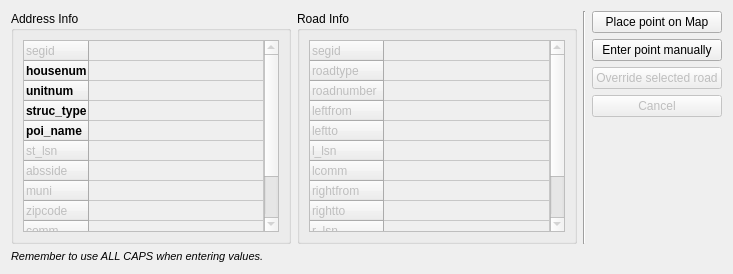
              <widget class="QWidget" name="page">
               <layout class="QGridLayout" name="gridLayout_16">
                <item row="0" column="2">
                 <layout class="QVBoxLayout" name="verticalLayout_11">
                  <item>
                   <widget class="QPushButton" name="btn_AddAddressByPoint_PlacePointOnMap">
                    <property name="text">
                     <string>Place point on Map</string>
                    </property>
                   </widget>
                  </item>
                  <item>
                   <widget class="QPushButton" name="btn_AddAddressByPoint_EnterManually">
                    <property name="text">
                     <string>Enter point manually</string>
                    </property>
                   </widget>
                  </item>
                  <item>
                   <widget class="QPushButton" name="btn_AddAddressbyPoint_OverrideSelectedRoad">
                    <property name="enabled">
                     <bool>false</bool>
                    </property>
                    <property name="text">
                     <string>Override selected road</string>
                    </property>
                   </widget>
                  </item>
                  <item>
                   <widget class="QPushButton" name="btn_AddAddressByPoint_Cancel">
                    <property name="enabled">
                     <bool>false</bool>
                    </property>
                    <property name="text">
                     <string>Cancel</string>
                    </property>
                   </widget>
                  </item>
                  <item>
                   <spacer name="verticalSpacer">
                    <property name="orientation">
                     <enum>Qt::Vertical</enum>
                    </property>
                    <property name="sizeHint" stdset="0">
                     <size>
                      <width>20</width>
                      <height>40</height>
                     </size>
                    </property>
                   </spacer>
                  </item>
                 </layout>
                </item>
                <item row="0" column="0">
                 <layout class="QHBoxLayout" name="horizontalLayout_9">
                  <item>
                   <widget class="QGroupBox" name="groupBox">
                    <property name="enabled">
                     <bool>true</bool>
                    </property>
                    <property name="title">
                     <string>Address Info</string>
                    </property>
                    <layout class="QGridLayout" name="gridLayout_7">
                     <item row="0" column="0">
                      <widget class="QTableWidget" name="tbl_AddAddress_AddressInfo">
                       <property name="enabled">
                        <bool>false</bool>
                       </property>
                       <property name="styleSheet">
                        <string notr="true">selection-background-color: rgb(255, 255, 255);</string>
                       </property>
                       <property name="frameShape">
                        <enum>QFrame::Box</enum>
                       </property>
                       <property name="frameShadow">
                        <enum>QFrame::Plain</enum>
                       </property>
                       <property name="selectionMode">
                        <enum>QAbstractItemView::NoSelection</enum>
                       </property>
                       <property name="selectionBehavior">
                        <enum>QAbstractItemView::SelectRows</enum>
                       </property>
                       <attribute name="horizontalHeaderVisible">
                        <bool>false</bool>
                       </attribute>
                       <attribute name="horizontalHeaderStretchLastSection">
                        <bool>true</bool>
                       </attribute>
                       <attribute name="verticalHeaderVisible">
                        <bool>true</bool>
                       </attribute>
                       <attribute name="verticalHeaderMinimumSectionSize">
                        <number>20</number>
                       </attribute>
                       <attribute name="verticalHeaderDefaultSectionSize">
                        <number>20</number>
                       </attribute>
                       <row>
                        <property name="text">
                         <string>segid</string>
                        </property>
                       </row>
                       <row>
                        <property name="text">
                         <string>housenum</string>
                        </property>
                        <property name="font">
                         <font>
                          <weight>75</weight>
                          <bold>true</bold>
                          <underline>false</underline>
                         </font>
                        </property>
                        <property name="foreground">
                         <brush brushstyle="SolidPattern">
                          <color alpha="255">
                           <red>0</red>
                           <green>0</green>
                           <blue>0</blue>
                          </color>
                         </brush>
                        </property>
                       </row>
                       <row>
                        <property name="text">
                         <string>unitnum</string>
                        </property>
                        <property name="font">
                         <font>
                          <weight>75</weight>
                          <bold>true</bold>
                         </font>
                        </property>
                        <property name="foreground">
                         <brush brushstyle="SolidPattern">
                          <color alpha="255">
                           <red>0</red>
                           <green>0</green>
                           <blue>0</blue>
                          </color>
                         </brush>
                        </property>
                       </row>
                       <row>
                        <property name="text">
                         <string>struc_type</string>
                        </property>
                        <property name="font">
                         <font>
                          <weight>75</weight>
                          <bold>true</bold>
                         </font>
                        </property>
                        <property name="foreground">
                         <brush brushstyle="SolidPattern">
                          <color alpha="255">
                           <red>0</red>
                           <green>0</green>
                           <blue>0</blue>
                          </color>
                         </brush>
                        </property>
                       </row>
                       <row>
                        <property name="text">
                         <string>poi_name</string>
                        </property>
                        <property name="font">
                         <font>
                          <weight>75</weight>
                          <bold>true</bold>
                         </font>
                        </property>
                        <property name="foreground">
                         <brush brushstyle="SolidPattern">
                          <color alpha="255">
                           <red>0</red>
                           <green>0</green>
                           <blue>0</blue>
                          </color>
                         </brush>
                        </property>
                       </row>
                       <row>
                        <property name="text">
                         <string>st_lsn</string>
                        </property>
                       </row>
                       <row>
                        <property name="text">
                         <string>absside</string>
                        </property>
                        <property name="font">
                         <font>
                          <weight>50</weight>
                          <bold>false</bold>
                         </font>
                        </property>
                       </row>
                       <row>
                        <property name="text">
                         <string>muni</string>
                        </property>
                       </row>
                       <row>
                        <property name="text">
                         <string>zipcode</string>
                        </property>
                       </row>
                       <row>
                        <property name="text">
                         <string>comm</string>
                        </property>
                       </row>
                       <row>
                        <property name="text">
                         <string>note</string>
                        </property>
                        <property name="font">
                         <font>
                          <weight>75</weight>
                          <bold>true</bold>
                         </font>
                        </property>
                        <property name="foreground">
                         <brush brushstyle="SolidPattern">
                          <color alpha="255">
                           <red>0</red>
                           <green>0</green>
                           <blue>0</blue>
                          </color>
                         </brush>
                        </property>
                       </row>
                       <row>
                        <property name="text">
                         <string>side</string>
                        </property>
                       </row>
                       <column>
                        <property name="text">
                         <string>Value</string>
                        </property>
                       </column>
                       <item row="0" column="0">
                        <property name="text">
                         <string/>
                        </property>
                        <property name="flags">
                         <set>ItemIsDragEnabled|ItemIsDropEnabled|ItemIsUserCheckable</set>
                        </property>
                       </item>
                       <item row="3" column="0">
                        <property name="text">
                         <string/>
                        </property>
                        <property name="foreground">
                         <brush brushstyle="SolidPattern">
                          <color alpha="255">
                           <red>0</red>
                           <green>0</green>
                           <blue>0</blue>
                          </color>
                         </brush>
                        </property>
                       </item>
                       <item row="5" column="0">
                        <property name="text">
                         <string/>
                        </property>
                        <property name="flags">
                         <set>ItemIsDragEnabled|ItemIsDropEnabled|ItemIsUserCheckable</set>
                        </property>
                       </item>
                       <item row="6" column="0">
                        <property name="text">
                         <string/>
                        </property>
                        <property name="flags">
                         <set>ItemIsDragEnabled|ItemIsDropEnabled|ItemIsUserCheckable</set>
                        </property>
                       </item>
                       <item row="7" column="0">
                        <property name="text">
                         <string/>
                        </property>
                        <property name="flags">
                         <set>ItemIsDragEnabled|ItemIsDropEnabled|ItemIsUserCheckable</set>
                        </property>
                       </item>
                       <item row="8" column="0">
                        <property name="text">
                         <string/>
                        </property>
                        <property name="flags">
                         <set>ItemIsDragEnabled|ItemIsDropEnabled|ItemIsUserCheckable</set>
                        </property>
                       </item>
                       <item row="9" column="0">
                        <property name="text">
                         <string/>
                        </property>
                        <property name="flags">
                         <set>ItemIsDragEnabled|ItemIsDropEnabled|ItemIsUserCheckable</set>
                        </property>
                       </item>
                      </widget>
                     </item>
                    </layout>
                   </widget>
                  </item>
                  <item>
                   <widget class="QGroupBox" name="groupBox_2">
                    <property name="title">
                     <string>Road Info</string>
                    </property>
                    <property name="flat">
                     <bool>false</bool>
                    </property>
                    <layout class="QGridLayout" name="gridLayout_8">
                     <item row="0" column="0">
                      <widget class="QTableWidget" name="tbl_AddAddress_RoadInfo">
                       <property name="enabled">
                        <bool>false</bool>
                       </property>
                       <property name="autoFillBackground">
                        <bool>false</bool>
                       </property>
                       <property name="styleSheet">
                        <string notr="true">selection-background-color: rgb(255, 255, 255);
</string>
                       </property>
                       <property name="frameShape">
                        <enum>QFrame::Box</enum>
                       </property>
                       <property name="frameShadow">
                        <enum>QFrame::Plain</enum>
                       </property>
                       <property name="selectionMode">
                        <enum>QAbstractItemView::NoSelection</enum>
                       </property>
                       <property name="selectionBehavior">
                        <enum>QAbstractItemView::SelectRows</enum>
                       </property>
                       <attribute name="horizontalHeaderVisible">
                        <bool>false</bool>
                       </attribute>
                       <attribute name="horizontalHeaderStretchLastSection">
                        <bool>true</bool>
                       </attribute>
                       <attribute name="verticalHeaderVisible">
                        <bool>true</bool>
                       </attribute>
                       <attribute name="verticalHeaderMinimumSectionSize">
                        <number>20</number>
                       </attribute>
                       <attribute name="verticalHeaderDefaultSectionSize">
                        <number>20</number>
                       </attribute>
                       <row>
                        <property name="text">
                         <string>segid</string>
                        </property>
                       </row>
                       <row>
                        <property name="text">
                         <string>roadtype</string>
                        </property>
                       </row>
                       <row>
                        <property name="text">
                         <string>roadnumber</string>
                        </property>
                       </row>
                       <row>
                        <property name="text">
                         <string>leftfrom</string>
                        </property>
                       </row>
                       <row>
                        <property name="text">
                         <string>leftto</string>
                        </property>
                       </row>
                       <row>
                        <property name="text">
                         <string>l_lsn</string>
                        </property>
                       </row>
                       <row>
                        <property name="text">
                         <string>lcomm</string>
                        </property>
                       </row>
                       <row>
                        <property name="text">
                         <string>rightfrom</string>
                        </property>
                       </row>
                       <row>
                        <property name="text">
                         <string>rightto</string>
                        </property>
                       </row>
                       <row>
                        <property name="text">
                         <string>r_lsn</string>
                        </property>
                       </row>
                       <row>
                        <property name="text">
                         <string>rcomm</string>
                        </property>
                       </row>
                       <row>
                        <property name="text">
                         <string>length</string>
                        </property>
                       </row>
                       <column>
                        <property name="text">
                         <string>Value</string>
                        </property>
                       </column>
                       <item row="0" column="0">
                        <property name="text">
                         <string/>
                        </property>
                        <property name="background">
                         <brush brushstyle="NoBrush">
                          <color alpha="255">
                           <red>200</red>
                           <green>200</green>
                           <blue>200</blue>
                          </color>
                         </brush>
                        </property>
                        <property name="flags">
                         <set>ItemIsDragEnabled|ItemIsDropEnabled</set>
                        </property>
                       </item>
                       <item row="1" column="0">
                        <property name="text">
                         <string/>
                        </property>
                        <property name="flags">
                         <set>ItemIsDragEnabled|ItemIsDropEnabled</set>
                        </property>
                       </item>
                       <item row="2" column="0">
                        <property name="text">
                         <string/>
                        </property>
                        <property name="flags">
                         <set>ItemIsDragEnabled|ItemIsDropEnabled|ItemIsUserCheckable</set>
                        </property>
                       </item>
                       <item row="3" column="0">
                        <property name="text">
                         <string/>
                        </property>
                        <property name="flags">
                         <set>ItemIsDragEnabled|ItemIsDropEnabled|ItemIsUserCheckable</set>
                        </property>
                       </item>
                       <item row="4" column="0">
                        <property name="text">
                         <string/>
                        </property>
                        <property name="flags">
                         <set>ItemIsDragEnabled|ItemIsDropEnabled|ItemIsUserCheckable</set>
                        </property>
                       </item>
                       <item row="5" column="0">
                        <property name="text">
                         <string/>
                        </property>
                        <property name="flags">
                         <set>ItemIsDragEnabled|ItemIsDropEnabled|ItemIsUserCheckable</set>
                        </property>
                       </item>
                       <item row="6" column="0">
                        <property name="text">
                         <string/>
                        </property>
                        <property name="flags">
                         <set>ItemIsDragEnabled|ItemIsDropEnabled|ItemIsUserCheckable</set>
                        </property>
                       </item>
                       <item row="7" column="0">
                        <property name="text">
                         <string/>
                        </property>
                        <property name="flags">
                         <set>ItemIsDragEnabled|ItemIsDropEnabled|ItemIsUserCheckable</set>
                        </property>
                       </item>
                       <item row="8" column="0">
                        <property name="text">
                         <string/>
                        </property>
                        <property name="flags">
                         <set>ItemIsDragEnabled|ItemIsDropEnabled|ItemIsUserCheckable</set>
                        </property>
                       </item>
                       <item row="9" column="0">
                        <property name="text">
                         <string/>
                        </property>
                        <property name="flags">
                         <set>ItemIsDragEnabled|ItemIsDropEnabled|ItemIsUserCheckable</set>
                        </property>
                       </item>
                       <item row="10" column="0">
                        <property name="text">
                         <string/>
                        </property>
                        <property name="flags">
                         <set>ItemIsDragEnabled|ItemIsDropEnabled|ItemIsUserCheckable</set>
                        </property>
                       </item>
                      </widget>
                     </item>
                    </layout>
                   </widget>
                  </item>
                 </layout>
                </item>
                <item row="0" column="1">
                 <widget class="Line" name="line">
                  <property name="orientation">
                   <enum>Qt::Vertical</enum>
                  </property>
                 </widget>
                </item>
                <item row="1" column="0">
                 <widget class="QLabel" name="label_21">
                  <property name="font">
                   <font>
                    <pointsize>8</pointsize>
                    <italic>true</italic>
                   </font>
                  </property>
                  <property name="text">
                   <string>Remember to use ALL CAPS when entering values.</string>
                  </property>
                 </widget>
                </item>
               </layout>
              </widget>
